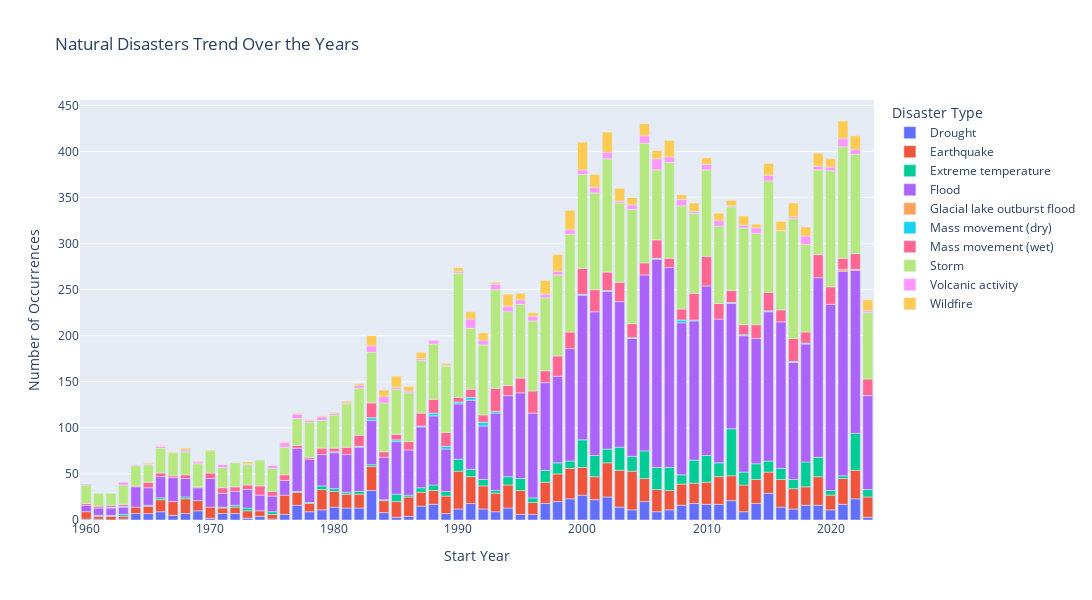

The cell this chart's notebook holds for it:
### Code cell
import plotly.express as px

# Group the data by 'Year' and 'Disaster Type' and calculate the count of occurrences
disaster_counts = data.groupby(['Start Year', 'Disaster Type']).size().unstack().reset_index()

# Melt the DataFrame to long format for plotting
melted_data = disaster_counts.melt(id_vars='Start Year', var_name='Disaster Type', value_name='Number of Occurrences')

# Create an interactive bar plot using Plotly Express
fig = px.bar(
    melted_data,
    x='Start Year',
    y='Number of Occurrences',
    color='Disaster Type',
    title='Natural Disasters Trend Over the Years',
    labels={'Number of Occurrences': 'Number of Occurrences'},
    width=1200,  # Adjust the width as needed
    height=600,  # Adjust the height as needed
)

# Show the plot
fig.show()

### Figure 1 — Plotly figure (JSON) as saved in the notebook; plotly's stock layout.template omitted (floating-point values rounded to 4 significant figures)
{"data": [{"alignmentgroup": "True", "hovertemplate": "Disaster Type=Drought<br>Start Year=%{x}<br>Number of Occurrences=%{y}<extra></extra>", "legendgroup": "Drought", "marker": {"color": "#636efa", "pattern": {"shape": ""}}, "name": "Drought", "offsetgroup": "Drought", "orientation": "v", "showlegend": true, "textposition": "auto", "type": "bar", "x": [1960, 1961, 1962, 1963, 1964, 1965, 1966, 1967, 1968, 1969, 1970, 1971, 1972, 1973, 1974, 1975, 1976, 1977, 1978, 1979, 1980, 1981, 1982, 1983, 1984, 1985, 1986, 1987, 1988, 1989, 1990, 1991, 1992, 1993, 1994, 1995, 1996, 1997, 1998, 1999, 2000, 2001, 2002, 2003, 2004, 2005, 2006, 2007, 2008, 2009, 2010, 2011, 2012, 2013, 2014, 2015, 2016, 2017, 2018, 2019, 2020, 2021, 2022, 2023], "xaxis": "x", "y": [1, 1, null, 1, 7, 7, 9, 5, 7, 10, 2, 7, 7, 2, 4, 1, 6, 16, 9, 11, 14, 13, 13, 32, 8, 3, 4, 15, 17, 7, 12, 18, 12, 9, 13, 6, 6, 18, 20, 23, 27, 22, 25, 14, 11, 20, 9, 11, 16, 18, 17, 17, 21, 9, 18, 29, 14, 12, 16, 16, 11, 17, 23, 3], "yaxis": "y"}, {"alignmentgroup": "True", "hovertemplate": "Disaster Type=Earthquake<br>Start Year=%{x}<br>Number of Occurrences=%{y}<extra></extra>", "legendgroup": "Earthquake", "marker": {"color": "#EF553B", "pattern": {"shape": ""}}, "name": "Earthquake", "offsetgroup": "Earthquake", "orientation": "v", "showlegend": true, "textposition": "auto", "type": "bar", "x": [1960, 1961, 1962, 1963, 1964, 1965, 1966, 1967, 1968, 1969, 1970, 1971, 1972, 1973, 1974, 1975, 1976, 1977, 1978, 1979, 1980, 1981, 1982, 1983, 1984, 1985, 1986, 1987, 1988, 1989, 1990, 1991, 1992, 1993, 1994, 1995, 1996, 1997, 1998, 1999, 2000, 2001, 2002, 2003, 2004, 2005, 2006, 2007, 2008, 2009, 2010, 2011, 2012, 2013, 2014, 2015, 2016, 2017, 2018, 2019, 2020, 2021, 2022, 2023], "xaxis": "x", "y": [8, 3, 4, 3, 7, 8, 13, 15, 16, 11, 12, 6, 7, 8, 6, 5, 21, 14, 9, 22, 17, 15, 15, 26, 13, 17, 21, 15, 15, 19, 41, 29, 25, 20, 25, 26, 13, 23, 30, 33, 30, 25, 37, 40, 42, 25, 24, 21, 23, 22, 24, 30, 27, 29, 26, 23, 30, 22, 20, 31, 16, 28, 31, 22], "yaxis": "y"}, {"alignmentgroup": "True", "hovertemplate": "Disaster Type=Extreme temperature<br>Start Year=%{x}<br>Number of Occurrences=%{y}<extra></extra>", "legendgroup": "Extreme temperature", "marker": {"color": "#00cc96", "pattern": {"shape": ""}}, "name": "Extreme temperature", "offsetgroup": "Extreme temperature", "orientation": "v", "showlegend": true, "textposition": "auto", "type": "bar", "x": [1960, 1961, 1962, 1963, 1964, 1965, 1966, 1967, 1968, 1969, 1970, 1971, 1972, 1973, 1974, 1975, 1976, 1977, 1978, 1979, 1980, 1981, 1982, 1983, 1984, 1985, 1986, 1987, 1988, 1989, 1990, 1991, 1992, 1993, 1994, 1995, 1996, 1997, 1998, 1999, 2000, 2001, 2002, 2003, 2004, 2005, 2006, 2007, 2008, 2009, 2010, 2011, 2012, 2013, 2014, 2015, 2016, 2017, 2018, 2019, 2020, 2021, 2022, 2023], "xaxis": "x", "y": [null, 1, 1, 2, null, 1, 2, null, 2, null, null, 1, 2, 3, null, 3, null, 1, 1, 4, 3, 2, 3, 2, 1, 8, 2, 5, 6, 5, 13, 8, 7, 3, 9, 13, 5, 13, 12, 8, 30, 23, 15, 25, 16, 30, 24, 25, 10, 25, 29, 15, 51, 14, 17, 12, 12, 10, 27, 21, 5, 3, 40, 8], "yaxis": "y"}, {"alignmentgroup": "True", "hovertemplate": "Disaster Type=Flood<br>Start Year=%{x}<br>Number of Occurrences=%{y}<extra></extra>", "legendgroup": "Flood", "marker": {"color": "#ab63fa", "pattern": {"shape": ""}}, "name": "Flood", "offsetgroup": "Flood", "orientation": "v", "showlegend": true, "textposition": "auto", "type": "bar", "x": [1960, 1961, 1962, 1963, 1964, 1965, 1966, 1967, 1968, 1969, 1970, 1971, 1972, 1973, 1974, 1975, 1976, 1977, 1978, 1979, 1980, 1981, 1982, 1983, 1984, 1985, 1986, 1987, 1988, 1989, 1990, 1991, 1992, 1993, 1994, 1995, 1996, 1997, 1998, 1999, 2000, 2001, 2002, 2003, 2004, 2005, 2006, 2007, 2008, 2009, 2010, 2011, 2012, 2013, 2014, 2015, 2016, 2017, 2018, 2019, 2020, 2021, 2022, 2023], "xaxis": "x", "y": [7, 8, 8, 8, 22, 19, 23, 26, 20, 14, 31, 15, 15, 20, 17, 17, 16, 47, 47, 34, 39, 41, 48, 48, 46, 57, 49, 66, 75, 46, 60, 75, 58, 84, 88, 93, 92, 95, 94, 122, 157, 156, 171, 158, 128, 191, 226, 217, 165, 151, 184, 156, 136, 148, 136, 162, 159, 127, 128, 195, 202, 222, 177, 102], "yaxis": "y"}, {"alignmentgroup": "True", "hovertemplate": "Disaster Type=Glacial lake outburst flood<br>Start Year=%{x}<br>Number of Occurrences=%{y}<extra></extra>", "legendgroup": "Glacial lake outburst flood", "marker": {"color": "#FFA15A", "pattern": {"shape": ""}}, "name": "Glacial lake outburst flood", "offsetgroup": "Glacial lake outburst flood", "orientation": "v", "showlegend": true, "textposition": "auto", "type": "bar", "x": [1960, 1961, 1962, 1963, 1964, 1965, 1966, 1967, 1968, 1969, 1970, 1971, 1972, 1973, 1974, 1975, 1976, 1977, 1978, 1979, 1980, 1981, 1982, 1983, 1984, 1985, 1986, 1987, 1988, 1989, 1990, 1991, 1992, 1993, 1994, 1995, 1996, 1997, 1998, 1999, 2000, 2001, 2002, 2003, 2004, 2005, 2006, 2007, 2008, 2009, 2010, 2011, 2012, 2013, 2014, 2015, 2016, 2017, 2018, 2019, 2020, 2021, 2022, 2023], "xaxis": "x", "y": [null, null, null, null, null, null, null, null, null, null, null, null, null, null, null, null, null, null, null, null, null, null, null, null, null, null, null, null, null, null, null, null, null, null, null, null, null, null, null, null, null, null, null, null, null, null, null, null, null, null, null, null, null, null, null, null, null, null, null, null, null, 2, 1, null], "yaxis": "y"}, {"alignmentgroup": "True", "hovertemplate": "Disaster Type=Mass movement (dry)<br>Start Year=%{x}<br>Number of Occurrences=%{y}<extra></extra>", "legendgroup": "Mass movement (dry)", "marker": {"color": "#19d3f3", "pattern": {"shape": ""}}, "name": "Mass movement (dry)", "offsetgroup": "Mass movement (dry)", "orientation": "v", "showlegend": true, "textposition": "auto", "type": "bar", "x": [1960, 1961, 1962, 1963, 1964, 1965, 1966, 1967, 1968, 1969, 1970, 1971, 1972, 1973, 1974, 1975, 1976, 1977, 1978, 1979, 1980, 1981, 1982, 1983, 1984, 1985, 1986, 1987, 1988, 1989, 1990, 1991, 1992, 1993, 1994, 1995, 1996, 1997, 1998, 1999, 2000, 2001, 2002, 2003, 2004, 2005, 2006, 2007, 2008, 2009, 2010, 2011, 2012, 2013, 2014, 2015, 2016, 2017, 2018, 2019, 2020, 2021, 2022, 2023], "xaxis": "x", "y": [null, null, 1, 1, null, null, null, null, null, null, null, null, null, null, null, null, null, null, null, null, 1, null, 1, 3, null, 2, null, 1, 3, 3, 2, 3, 4, 2, null, null, null, null, null, null, 1, null, 1, null, 1, null, 1, null, 3, 1, null, null, 1, 1, null, 1, null, 1, 1, null, null, null, null, null], "yaxis": "y"}, {"alignmentgroup": "True", "hovertemplate": "Disaster Type=Mass movement (wet)<br>Start Year=%{x}<br>Number of Occurrences=%{y}<extra></extra>", "legendgroup": "Mass movement (wet)", "marker": {"color": "#FF6692", "pattern": {"shape": ""}}, "name": "Mass movement (wet)", "offsetgroup": "Mass movement (wet)", "orientation": "v", "showlegend": true, "textposition": "auto", "type": "bar", "x": [1960, 1961, 1962, 1963, 1964, 1965, 1966, 1967, 1968, 1969, 1970, 1971, 1972, 1973, 1974, 1975, 1976, 1977, 1978, 1979, 1980, 1981, 1982, 1983, 1984, 1985, 1986, 1987, 1988, 1989, 1990, 1991, 1992, 1993, 1994, 1995, 1996, 1997, 1998, 1999, 2000, 2001, 2002, 2003, 2004, 2005, 2006, 2007, 2008, 2009, 2010, 2011, 2012, 2013, 2014, 2015, 2016, 2017, 2018, 2019, 2020, 2021, 2022, 2023], "xaxis": "x", "y": [2, 2, 2, 2, 1, 6, 4, 2, 4, 1, 6, 6, 5, 5, 10, 5, 6, 3, 2, 7, 4, 8, 12, 16, 6, 6, 9, 14, 15, 15, 5, 9, 8, 25, 11, 16, 24, 13, 22, 18, 28, 24, 20, 21, 15, 13, 20, 10, 12, 29, 32, 17, 13, 11, 15, 20, 13, 25, 12, 25, 19, 12, 17, 18], "yaxis": "y"}, {"alignmentgroup": "True", "hovertemplate": "Disaster Type=Storm<br>Start Year=%{x}<br>Number of Occurrences=%{y}<extra></extra>", "legendgroup": "Storm", "marker": {"color": "#B6E880", "pattern": {"shape": ""}}, "name": "Storm", "offsetgroup": "Storm", "orientation": "v", "showlegend": true, "textposition": "auto", "type": "bar", "x": [1960, 1961, 1962, 1963, 1964, 1965, 1966, 1967, 1968, 1969, 1970, 1971, 1972, 1973, 1974, 1975, 1976, 1977, 1978, 1979, 1980, 1981, 1982, 1983, 1984, 1985, 1986, 1987, 1988, 1989, 1990, 1991, 1992, 1993, 1994, 1995, 1996, 1997, 1998, 1999, 2000, 2001, 2002, 2003, 2004, 2005, 2006, 2007, 2008, 2009, 2010, 2011, 2012, 2013, 2014, 2015, 2016, 2017, 2018, 2019, 2020, 2021, 2022, 2023], "xaxis": "x", "y": [20, 14, 13, 21, 22, 19, 27, 25, 25, 25, 24, 22, 26, 22, 28, 25, 30, 29, 38, 30, 36, 47, 51, 55, 53, 49, 53, 57, 60, 72, 135, 66, 76, 107, 80, 80, 76, 79, 88, 106, 102, 105, 123, 86, 124, 130, 76, 104, 112, 87, 94, 84, 91, 105, 99, 121, 86, 130, 95, 92, 126, 121, 108, 72], "yaxis": "y"}, {"alignmentgroup": "True", "hovertemplate": "Disaster Type=Volcanic activity<br>Start Year=%{x}<br>Number of Occurrences=%{y}<extra></extra>", "legendgroup": "Volcanic activity", "marker": {"color": "#FF97FF", "pattern": {"shape": ""}}, "name": "Volcanic activity", "offsetgroup": "Volcanic activity", "orientation": "v", "showlegend": true, "textposition": "auto", "type": "bar", "x": [1960, 1961, 1962, 1963, 1964, 1965, 1966, 1967, 1968, 1969, 1970, 1971, 1972, 1973, 1974, 1975, 1976, 1977, 1978, 1979, 1980, 1981, 1982, 1983, 1984, 1985, 1986, 1987, 1988, 1989, 1990, 1991, 1992, 1993, 1994, 1995, 1996, 1997, 1998, 1999, 2000, 2001, 2002, 2003, 2004, 2005, 2006, 2007, 2008, 2009, 2010, 2011, 2012, 2013, 2014, 2015, 2016, 2017, 2018, 2019, 2020, 2021, 2022, 2023], "xaxis": "x", "y": [1, null, null, 3, 1, 1, 2, null, 2, 2, null, 3, null, 1, null, 3, 5, 5, 2, 4, 2, 1, 3, 7, 7, 2, 2, 2, 4, 1, 2, 10, 5, 6, 6, 5, 5, 4, 4, 5, 5, 6, 7, 2, 5, 8, 12, 6, 7, 2, 6, 6, 1, 3, 6, 6, null, 2, 9, 4, 4, 9, 5, 2], "yaxis": "y"}, {"alignmentgroup": "True", "hovertemplate": "Disaster Type=Wildfire<br>Start Year=%{x}<br>Number of Occurrences=%{y}<extra></extra>", "legendgroup": "Wildfire", "marker": {"color": "#FECB52", "pattern": {"shape": ""}}, "name": "Wildfire", "offsetgroup": "Wildfire", "orientation": "v", "showlegend": true, "textposition": "auto", "type": "bar", "x": [1960, 1961, 1962, 1963, 1964, 1965, 1966, 1967, 1968, 1969, 1970, 1971, 1972, 1973, 1974, 1975, 1976, 1977, 1978, 1979, 1980, 1981, 1982, 1983, 1984, 1985, 1986, 1987, 1988, 1989, 1990, 1991, 1992, 1993, 1994, 1995, 1996, 1997, 1998, 1999, 2000, 2001, 2002, 2003, 2004, 2005, 2006, 2007, 2008, 2009, 2010, 2011, 2012, 2013, 2014, 2015, 2016, 2017, 2018, 2019, 2020, 2021, 2022, 2023], "xaxis": "x", "y": [null, null, null, null, null, 1, 1, 1, 2, 1, 1, null, null, 2, null, null, 1, 1, 1, 1, 1, 2, 2, 11, 7, 12, 5, 7, null, 2, 4, 8, 8, 2, 13, 7, 4, 15, 18, 21, 30, 14, 22, 14, 8, 13, 9, 18, 5, 9, 7, 8, 6, 10, 4, 13, 10, 15, 10, 14, 9, 19, 15, 12], "yaxis": "y"}], "layout": {"barmode": "relative", "height": 600, "legend": {"title": {"text": "Disaster Type"}, "tracegroupgap": 0}, "title": {"text": "Natural Disasters Trend Over the Years"}, "width": 1200, "xaxis": {"anchor": "y", "domain": [0, 1], "title": {"text": "Start Year"}}, "yaxis": {"anchor": "x", "domain": [0, 1], "title": {"text": "Number of Occurrences"}}}}
